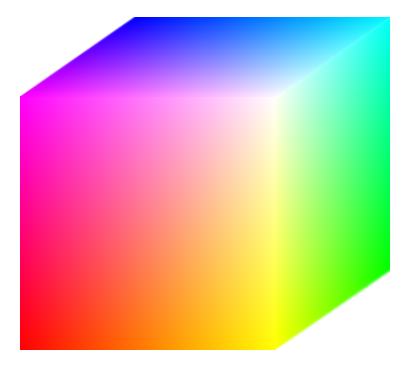
#> input picture CH-6/Fig0608(RGB-full-color-cube).tif, 409 x 366 px; the run also reads 2 pictures not shown here
$ jupyter execute --allow-errors ch_6.ipynb
#> lines starting #> are read from the running program, lines starting #| are printed output that depends on the picture
[cell 1]
import cv2
import numpy as np
rgb=[127,0,0]
height,width=[500,600]
img=np.full((height,width,3),rgb,np.uint8)
cv2.imshow('img',img)
cv2.waitKey(0)
cv2.destroyAllWindows()

[cell 2]
import cv2
import numpy as np
rgb=np.zeros((256,256,3),dtype=np.uint8)
for i in range(rgb.shape[0]):
    for j in range(rgb.shape[1]):
        rgb[i,j,0]=255
        rgb[i,j,1]=i
        rgb[i,j,2]=j
cv2.imshow('bgr',rgb)
for i in range(rgb.shape[0]):
    for j in range(rgb.shape[1]):
        rgb[i,j,0]=i
        rgb[i,j,1]=0
        rgb[i,j,2]=j
cv2.imshow('gbr',rgb)
for i in range(rgb.shape[0]):
    for j in range(rgb.shape[1]):
        rgb[i,j,0]=i
        rgb[i,j,1]=j
        rgb[i,j,2]=255
cv2.imshow('rgb',rgb)
cv2.waitKey(0)
cv2.destroyAllWindows()

[cell 3]
import cv2
import numpy as np
img=cv2.imread('Fig0608(RGB-full-color-cube).tif',1)
#> img is the input picture: shape (366, 409, 3); mean B, G, R 173.5, 181.5, 212.5
b=img[:,:,0]/255
g=img[:,:,1]/255
r=img[:,:,2]/255
I=1/3*(r+g+b)
mi=np.minimum(np.minimum(r,g),b)
S=1-(3/(r+g+b+1e-6))*mi
num=0.5*((r-g)+(r-b))
den=np.sqrt((r-g)**2+(r-b)*(g-b))
theta=np.arccos(num/(den+1e-6))
H=np.zeros_like(r)
H[b<=g]=theta[b<=g]
H[b>g]=2*np.pi-theta[b>g]
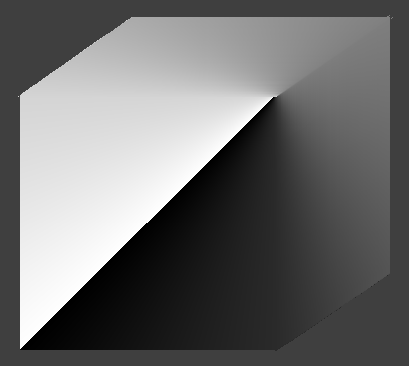
#> H: shape (366, 409) float64; min 0.00141, max 6.28, mean 2.7; drawn with min black and max white
H=H/(2*np.pi)

cv2.imshow('H',H)
cv2.imshow('S',S)
cv2.imshow('I',I)

#now converting from hsi to rgb
#first we normalize the hsi
def hsi2rgb(H,S,I):
    H,S,I=H*360,S,I
    r,g,b=np.zeros_like(H),np.zeros_like(H),np.zeros_like(H)
    for x in range(H.shape[0]):
        for y in range(H.shape[1]):
            h=H[x,y]
            s=S[x,y]
            i=I[x,y]
            if h>=0 and h<=120:
                b[x,y] = i * (1-s)
                r[x,y] = i *(1 + ((s*np.cos(np.radians(h))) / np.cos(np.radians(60-h))))
                g[x,y] = (3*i) - (r[x,y] + b[x,y])
            elif h >= 120 and h < 240:
                h = h - 120
                r[x,y] = i * (1-s)
                g[x,y] = i *(1 + ((s*np.cos(np.radians(h))) / np.cos(np.radians(60-h))))
                b[x,y] = (3*i) - (r[x,y] + g[x,y])
            else:
                h = h - 240
                g[x,y] = i * (1-s)
                b[x,y] = i *(1 + ((s*np.cos(np.radians(h))) / np.cos(np.radians(60-h))))
                r[x,y] = (3*i) - (b[x,y] + g[x,y])
    r , g , b = r * 255, g * 255, b * 255
    rgb1=np.stack((b,g,r),axis=-1)
    return rgb1
hsi_to_rgb=hsi2rgb(H,S,I)
cv2.imshow('hsi to rgb',hsi_to_rgb.astype('uint8'))
cv2.waitKey(0)
cv2.destroyAllWindows()

[cell 4]
img = cv2.imread("Fig0621(a)(weld-original).tif")
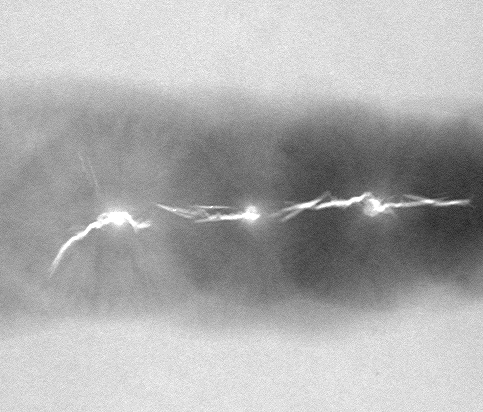
#> input picture CH-6/Fig0621(a)(weld-original).tif, 483 x 412 px
#> img is the input picture: shape (412, 483, 3); min 33, max 255, mean 173.3
gray=img.copy()
img=cv2.cvtColor(img,cv2.COLOR_BGR2GRAY)
#> img: shape (412, 483)
gray[img<253]=[100,0,0]
gray[img>253]=[0,250,10]
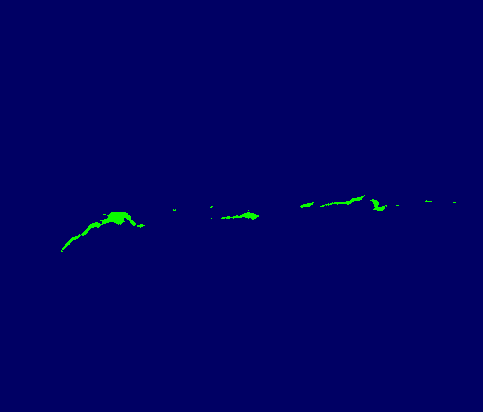
#> gray: shape (412, 483, 3); mean B, G, R 99.6, 1, 0
cv2.imshow("gray",img)
cv2.imshow('color',gray)

cv2.waitKey(0)
cv2.destroyAllWindows()

[cell 5]
import cv2
import numpy as np

img = cv2.imread("Fig0620(a)(picker_phantom).tif")
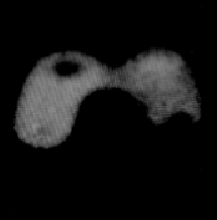
#> input picture CH-6/Fig0620(a)(picker_phantom).tif, 217 x 220 px
#> img is the input picture: shape (220, 217, 3); min 0, max 142, mean 18.7
color_img = img.copy()
img =  cv2.cvtColor(img,cv2.COLOR_BGR2GRAY)
#> img: shape (220, 217)

for i in range(img.shape[0]):
    for a in range(img.shape[1]):
        if img[i,a] >= 0 and img[i,a] <= 30:
            color_img[i,a,0] = 0
            color_img[i,a,1] = 0
            color_img[i,a,2] = 0
        elif img[i,a] >30 and img[i,a] <= 60:
            color_img[i,a,0] = 255
            color_img[i,a,1] = 0
            color_img[i,a,2] = 223
        elif img[i,a] >60  and img[i,a] <= 90:
            color_img[i,a,0] = 0
            color_img[i,a,1] = 255
            color_img[i,a,2] = 0
        elif img[i,a] > 90 and img[i,a] <= 120:
            color_img[i,a,0] = 0
            color_img[i,a,1] = 0
            color_img[i,a,2] = 255
        elif img[i,a] > 120 and img[i,a] <= 150:
            color_img[i,a,0] = 128
            color_img[i,a,1] = 255
            color_img[i,a,2] =200
        elif img[i,a] > 150 and img[i,a] <= 180:
            color_img[i,a,0] = 190
            color_img[i,a,1] = 50
            color_img[i,a,2] =200
        elif img[i,a] > 180 and img[i,a] <= 210:
            color_img[i,a,0] = 128
            color_img[i,a,1] = 50
            color_img[i,a,2] =100
        elif img[i,a] > 210:
            color_img[i,a,0] = 128
            color_img[i,a,1] = 255
            color_img[i,a,2] = 200
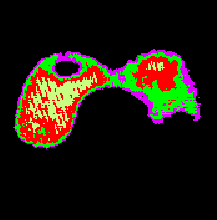
#> color_img: shape (220, 217, 3); mean B, G, R 13.7, 24.7, 32.9
cv2.imshow("gray_image",img)
cv2.imshow("density_slicing",color_img)
cv2.waitKey(0)
cv2.destroyAllWindows()

[cell 6]
import cv2
import numpy as np
rgb=cv2.imread('Fig0630(01)(strawberries_fullcolor).tif')
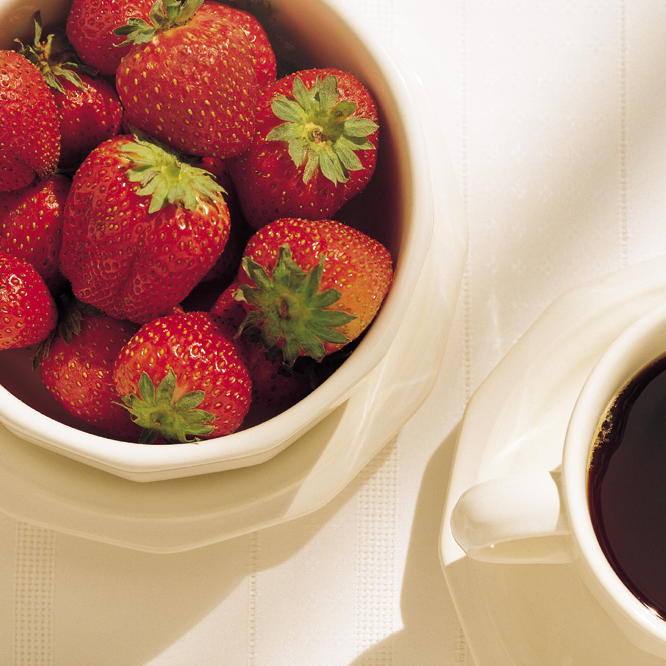
#> input picture CH-6/Fig0630(01)(strawberries_fullcolor).tif, 666 x 666 px
#> rgb is the input picture: shape (666, 666, 3); mean B, G, R 126.5, 145.9, 186.3
b=rgb[:,:,0]/255
#> b: shape (666, 666) float64
g=rgb[:,:,1]/255
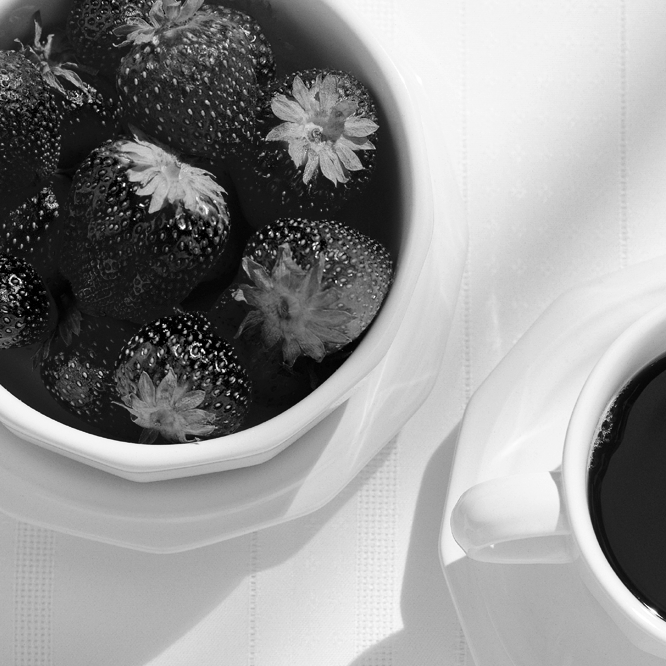
#> g: shape (666, 666) float64; min 0, max 1, mean 0.572
r=rgb[:,:,2]/255
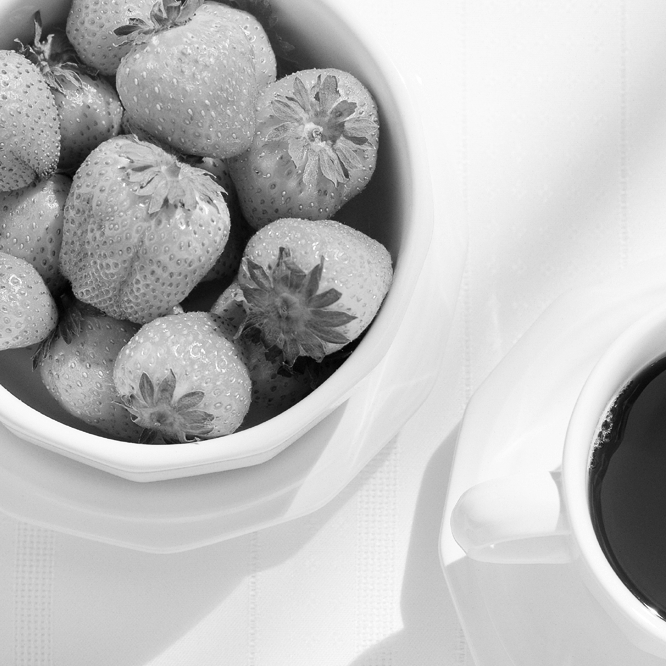
#> r: shape (666, 666) float64; min 0.00784, max 1, mean 0.731
c=1-r
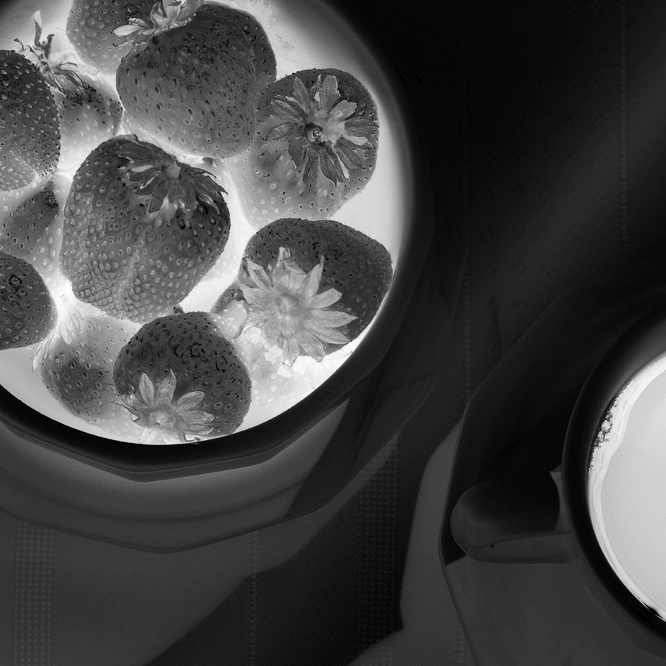
#> c: shape (666, 666) float64; min 0, max 0.992, mean 0.269
m=1-g
y=1-b
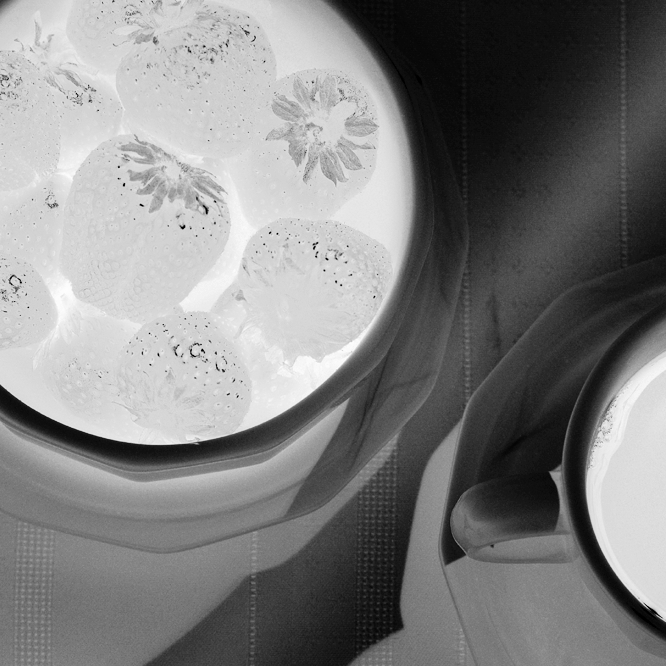
#> y: shape (666, 666) float64; min 0, max 0.992, mean 0.504

k=np.minimum(c/255,m/255,y/255)

cv2.imshow("rgb",rgb)
cv2.imshow("cyne1",c)
cv2.imshow("magenta1",m)
cv2.imshow("yellow1",y)
cv2.imshow('k',k*255)
#now fimd cmyk to cmy
c1=c*(1-k)+k
m1=m*(1-k)+k
y1=y*(1-k)+k
cv2.imshow("cyne2",c1)
cv2.imshow("magenta2",m1)
cv2.imshow("yellow2",y1)
#from cmy to rgb
r1=1-c1
g1=1-m1
b1=1-y1
cv2.imshow("r2",r1)
cv2.imshow("g2",g1)
cv2.imshow("b2",b1)
#now from rgb to hsi
I=1/3*(r1+g1+b1)
mi=np.minimum(np.minimum(r1,g1),b1)
S=1-(3/(r1+g1+b1+1e-6))*mi
num=0.5*((r1-g1)+(r1-b1))
den=np.sqrt((r1-g1)**2+(r1-b1)*(g-b))
theta=np.arccos(num/(den+1e-6))
H=np.zeros_like(r)
H[b<=g]=theta[b<=g]
H[b>g]=2*np.pi-theta[b>g]
H=H/(2*np.pi)

cv2.imshow('H',H)
cv2.imshow('S',S)
cv2.imshow('I',I)
cv2.waitKey(0)
cv2.destroyAllWindows()
